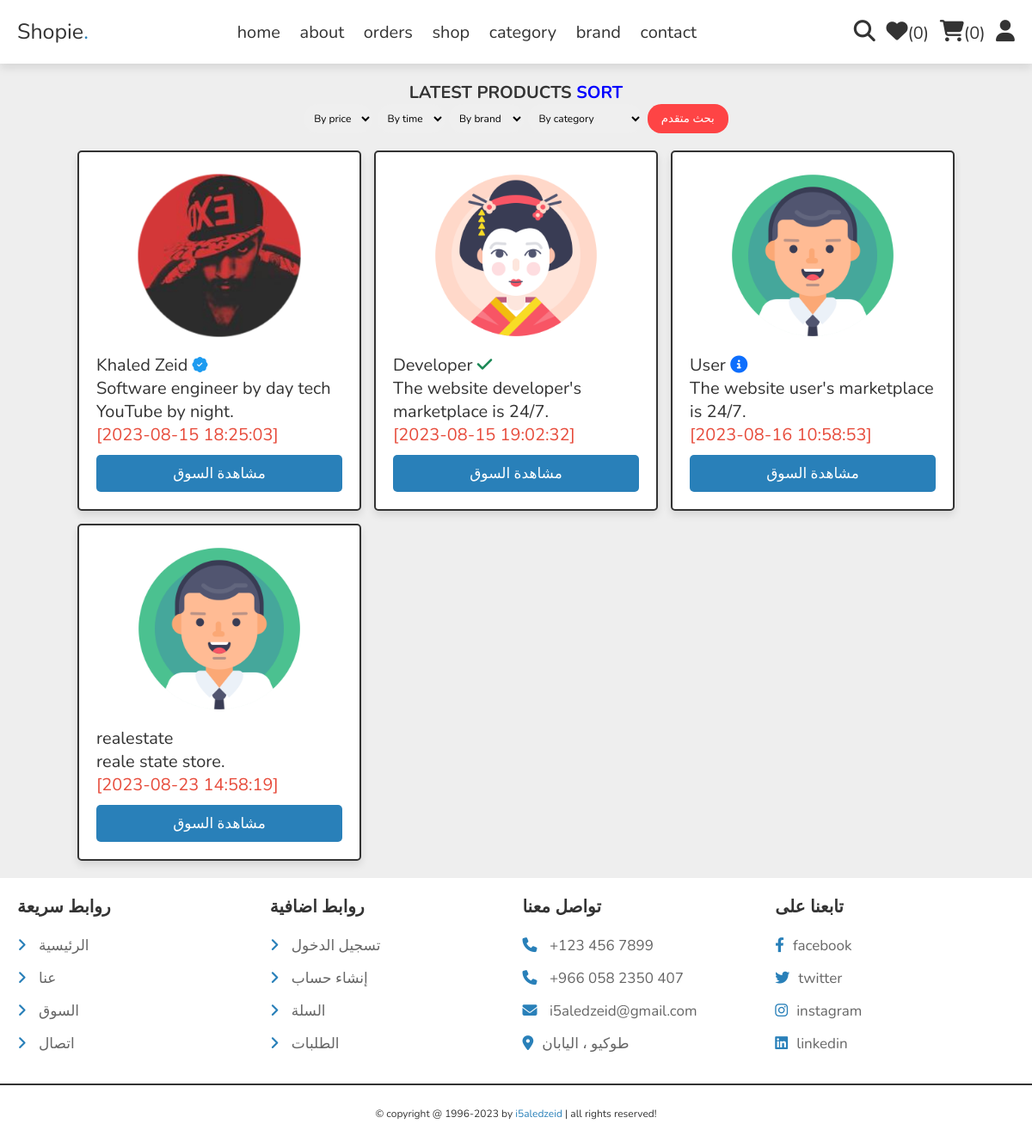
Before: /store.php with the older database file.
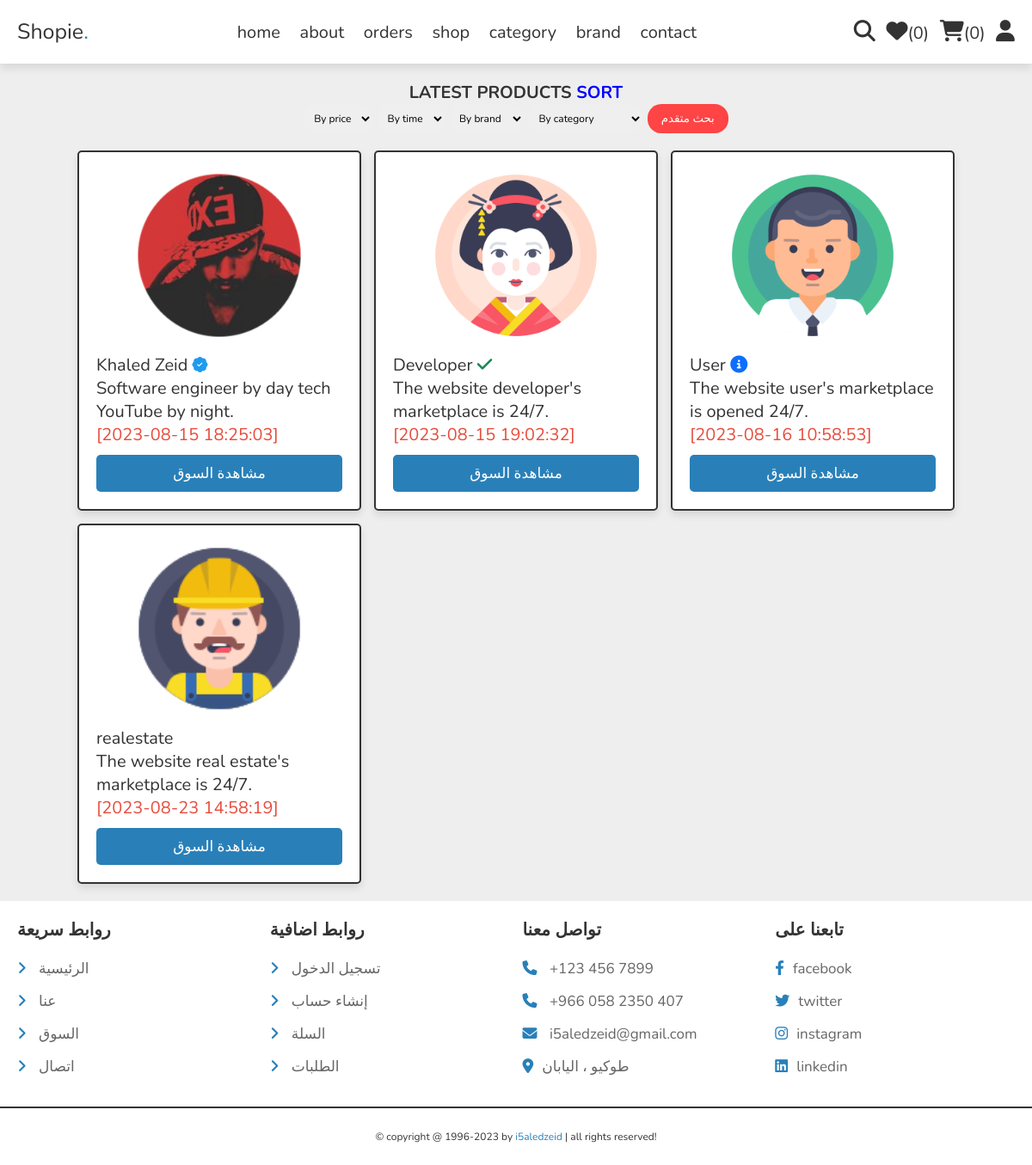
After: the same page with the newer database file.
### tables this page shows
CREATE TABLE `store` (
  `id` int(11) NOT NULL,
  `title` varchar(255) NOT NULL,
  `subtitle` text NOT NULL,
  `status` int(11) NOT NULL,
  `image` varchar(255) DEFAULT NULL,
  `background` varchar(255) DEFAULT NULL,
  `created_by` int(11) NOT NULL,
  `created_at` datetime NOT NULL DEFAULT current_timestamp()
);

### store.php (the view, shortened to what this page needs)
<?php
include 'components/connect.php';
include 'components/wishlist_cart.php';
?>
<!DOCTYPE html>
<html lang="en">
<head>
   <link rel="stylesheet" href="https://cdnjs.cloudflare.com/ajax/libs/font-awesome/6.1.1/css/all.min.css">
   <link rel="stylesheet" href="css/home-style.css">
    <link rel="stylesheet" href="https://cdn.jsdelivr.net/npm/bootstrap-icons@1.10.5/font/bootstrap-icons.css">
</head>
<body>
<?php include 'components/shop_header.php'; ?>
<section class="products">
   <h1 class="heading">latest products <a style="color: blue;">Sort</a>
        <form action="" method="POST">
            <select class="form-select" aria-label="Default select example" name="myprice" id="myprice">
                <?php
                    if ($price == '') {
                        echo '<option selected>By price</option>';
                    }
                ?>
            </select>
            <select class="form-select" aria-label="Default select example" name="mytime" id="mytime">
                <?php
                    if ($time == '') {
                        echo '<option selected>By time</option>';
                    }
                ?>
            </select>
            <select class="form-select" aria-label="Default select example" name="mybrand" id="mybrand">
                <?php
                    if ($brand == '') {
                        echo '<option selected>By brand</option>';
                    }
                ?>
            </select>
            <select class="form-select" aria-label="Default select example" name="myvalue" id="myvalue">
                <?php
                    if ($lang == '') {
                        echo '<option selected>By category</option>';
                    }
                ?>
            </select>
            <button type="submit" name="submit" style="padding: 8px 16px 8px 16px; border-radius: 16px; background: #FE4445; color: white; cursor: pointer;">بحث متقدم</button>
        </form>
   </h1>
   <div class="box-container">
   <?php
     if ($lang == $lang && $lang != 'By category' && $lang != '') {
        $select_products = $conn->prepare("SELECT * FROM `store` WHERE status='$lang'");
     }
     else if ($brand == $brand && $brand != 'By brand' && $brand != '') {
        $select_products = $conn->prepare("SELECT * FROM `store` WHERE create_at='$brand'");
     }
     else if ($time == 'DESC') {
        $select_products = $conn->prepare("SELECT * FROM `store` ORDER BY `id` $time");
     }
     else if ($time == 'ASC') {
        $select_products = $conn->prepare("SELECT * FROM `store` ORDER BY `id` $time");
     }
     else if ($price == 'DESC') {
        $select_products = $conn->prepare("SELECT * FROM `store` ORDER BY `price` $price");
     }
     else if ($price == 'ASC') {
        $select_products = $conn->prepare("SELECT * FROM `store` ORDER BY `price` $price");
     }
     else {
        $select_products = $conn->prepare("SELECT * FROM `store`");
     }
     $select_products->execute();
     if($select_products->rowCount() > 0){
      while($fetch_product = $select_products->fetch(PDO::FETCH_ASSOC)){
   ?>
   <form action="" method="post" class="box">
      <img src="images/<?= $fetch_product['image']; ?>" alt="">
      <div class="name"><?= $fetch_product['title']; ?>
       <?php
            $status = $fetch_product['status'];
            if ($status == 0) {
                echo '<i class="fa fa-info-circle" style="color: #0D6EFD;" aria-hidden="true" rel="tooltip" title="جديد" id="blah"></i>';
            } else if ($status == 1) {
                echo '<i class="bi bi-exclamation-triangle" style="color: #F58F3C;" rel="tooltip" title="حظر مؤقت" id="blah"></i>';
            } else if ($status == 2) {
                echo '<i class="bi bi-exclamation-circle" style="color: #6C757D;" rel="tooltip" title="بإنتظار التوثيق" id="blah"></i>';
            } else if ($status == 3) {
                echo '<i class="fa fa-check" style="color: #198754;" aria-hidden="true" rel="tooltip" title="تم التوثيق" id="blah"></i>';
            } else if ($status == 4) {
                echo '<i class="bi bi-sign-stop-fill" style="color: #DC3545;" rel="tooltip" title="حظر تام" id="blah"></i>';
            } else if ($status == 5) {
                echo '<i class="bi bi-coin" style="color: #198754;" rel="tooltip" title="سوق محترف" id="blah"></i>';
            } else if ($status == 6) {
                echo '<i class="bi bi-patch-check-fill" style="color: #1D9BF0; font-size: 18px;" rel="tooltip" title="المالك" id="blah"></i>';
            }
            ?>
      </div>
      <div class="name"><?= $fetch_product['subtitle']; ?></div>
      <div class="flex">
         <div class="price"><span>[</span><?= $fetch_product['created_at']; ?><span>]</span></div>
      </div>
      <input type="submit" value="مشاهدة السوق" class="btn" name="add_to_cart">
   </form>
   <?php
      }
   }else{
      echo '<p class="empty">no products found!</p>';
   }
   ?>
   </div>
</section>
<?php include 'components/footer.php'; ?>
</body>
</html>

### components/shop_header.php (shortened to what this page needs)
<header class="header">
   <section class="flex">
      <a href="home.php" class="logo">Shopie<span>.</span></a>
      <nav class="navbar">
         <a href="https://shopy101.000webhostapp.com/home.php">home</a>
         <a href="about.php">about</a>
         <a href="orders.php">orders</a>
         <a href="shop.php">shop</a>
         <a href="category.php">category</a>
         <a href="brand.php">brand</a>
         <a href="contact.php">contact</a>
      </nav>
      <div class="icons">
         <?php
            $count_wishlist_items = $conn->prepare("SELECT * FROM `wishlist` WHERE user_id = ?");
            $count_wishlist_items->execute([$user_id]);
            $total_wishlist_counts = $count_wishlist_items->rowCount();
            $count_cart_items = $conn->prepare("SELECT * FROM `cart` WHERE user_id = ?");
            $count_cart_items->execute([$user_id]);
            $total_cart_counts = $count_cart_items->rowCount();
         ?>
         <a href="search_page.php"><i class="fas fa-search"></i></a>
         <a href="wishlist.php"><i class="fas fa-heart"></i><span>(<?= $total_wishlist_counts; ?>)</span></a>
         <a href="cart.php"><i class="fas fa-shopping-cart"></i><span>(<?= $total_cart_counts; ?>)</span></a>
         <div id="user-btn" class="fas fa-user"></div>
      </div>
   </section>
</header>

### components/orders/footer.php (shortened to what this page needs)
<footer class="footer">
   <section class="grid" style="/*direction: rtl;*/">
      <div class="box">
         <h3>روابط سريعة</h3>
         <a href="home.php"> <i class="fas fa-angle-right"></i> الرئيسية</a>
         <a href="about.php"> <i class="fas fa-angle-right"></i> عنا</a>
         <a href="shop.php"> <i class="fas fa-angle-right"></i> السوق</a>
         <a href="contact.php"> <i class="fas fa-angle-right"></i> اتصال</a>
      </div>
      <div class="box">
         <h3>روابط اضافية</h3>
         <a href="user_login.php"> <i class="fas fa-angle-right"></i> تسجيل الدخول</a>
         <a href="user_register.php"> <i class="fas fa-angle-right"></i> إنشاء حساب</a>
         <a href="cart.php"> <i class="fas fa-angle-right"></i> السلة</a>
         <a href="orders.php"> <i class="fas fa-angle-right"></i> الطلبات</a>
      </div>
      <div class="box">
         <h3>تواصل معنا</h3>
         <a href="tel:1234567890"><i class="fas fa-phone"></i> +123 456 7899</a>
         <a href="tel:0582350407"><i class="fas fa-phone"></i> +966 058 2350 407</a>
         <a href="mailto:i5aledzeid@gmail.com"><i class="fas fa-envelope"></i> i5aledzeid@gmail.com</a>
         <a href="https://www.google.com/myplace"><i class="fas fa-map-marker-alt"></i>طوكيو ، اليابان</a>
      </div>
      <div class="box">
         <h3>تابعنا على</h3>
         <a href="#"><i class="fab fa-facebook-f"></i>facebook</a>
         <a href="#"><i class="fab fa-twitter"></i>twitter</a>
         <a href="#"><i class="fab fa-instagram"></i>instagram</a>
         <a href="#"><i class="fab fa-linkedin"></i>linkedin</a>
      </div>
   </section>
   <div style="font-size: 12px;" class="credit">&copy; copyright @ 1996-<?= date('Y'); ?> by <span>i5aledzeid</span> | all rights reserved!</div>
</footer>

### css/home-style.css (style rules this page uses)
:root { --main-color:#2980b9; --orange:#f39c12; --red:#e74c3c; --black:#333; --white:#fff; --light-color:#666; --light-bg:#eee; --border:.2rem solid var(--black); --box-shadow:0 .5rem 1rem rgba(0,0,0,.1); }
* { font-family: 'Nunito', sans-serif; margin:0; padding:0; box-sizing: border-box; outline: none; border:none; text-decoration: none; }
html { font-size: 62.5%; overflow-x: hidden; }
body { background-color: var(--light-bg); }
section { padding:2rem; max-width: 1200px; margin:0 auto; }
.heading { font-size: 4rem; color:var(--black); margin-bottom: 2rem; text-align: center; text-transform: uppercase; }
.btn, .delete-btn, .option-btn { display: block; width: 100%; margin-top: 1rem; border-radius: .5rem; padding:1rem 3rem; font-size: 1.7rem; text-transform: capitalize; color:var(--white); cursor: pointer; text-align: center; }
.btn { background-color: var(--main-color); }
.header { position: sticky; top:0; left:0; right:0; background-color: var(--white); box-shadow: var(--box-shadow); z-index: 1000; }
.header .flex { display: flex; align-items: center; justify-content: space-between; position: relative; }
.header .flex .logo { font-size: 2.5rem; color:var(--black); }
.header .flex .logo span { color:var(--main-color); }
.header .flex .navbar a { margin:0 1rem; font-size: 2rem; color:var(--black); }
.header .flex .icons > * { margin-left: 1rem; font-size: 2.5rem; cursor: pointer; color:var(--black); }
.header .flex .icons a span { font-size: 2rem; }
.products .box-container { display: grid; grid-template-columns: repeat(auto-fit, 33rem); gap:1.5rem; justify-content: center; align-items: flex-start; }
.products h1 { font-size: 2rem; }
.products .box-container .box { position: relative; background-color: var(--white); box-shadow: var(--box-shadow); border-radius: .5rem; border:var(--border); padding:2rem; overflow: hidden; }
.products .box-container .box img { height: 20rem; width: 100%; object-fit: contain; margin-bottom: 1rem; }
.products .box-container .box .name { font-size: 2rem; color:var(--black); }
.products .box-container .box .flex { display: flex; align-items: center; gap:1rem; }
.products .box-container .box .flex .price { font-size: 2rem; color:var(--red); margin-right: auto; }
.footer { background-color: var(--white); }
.footer .grid { display: grid; grid-template-columns: repeat(auto-fit, minmax(27rem, 1fr)); gap:1.5rem; align-items: flex-start; }
.footer .grid .box h3 { font-size: 2rem; color:var(--black); margin-bottom: 2rem; text-transform: capitalize; }
.footer .grid .box a { display: block; margin:1.5rem 0; font-size: 1.7rem; color:var(--light-color); }
.footer .grid .box a i { padding-right: 1rem; color:var(--main-color); transition: .2s linear; }
.footer .credit { text-align: center; padding: 2.5rem 2rem; border-top: var(--border); font-size: 2rem; color:var(--black); }
.footer .credit span { color:var(--main-color); }

### store.php (style rules this page uses)
select, option { font-size: 12px; }
.form-select { padding: 8px; margin-bottom: -16px; border-radius: 16px; }

Changed rows visible on the page:
changed store "User": subtitle "The website user's marketplace is 24/7." → "The website user's marketplace is opened 24/7."
changed store "realestate": image: a different picture; subtitle "reale state store." → "The website real estate's marketplace is 24/7."
